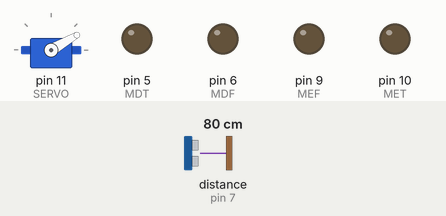
Simulated run of this sketch. Board: Arduino Uno, built with avr-gcc and run on an emulated ATmega328P. Shown: servo, output pins drawn as LEDs (lit = HIGH). Wiring (inferred from the names in the program): ultrasonic range finder: trigger pin 8; echo pin 7. The inputs (shaded band) are chosen by the test bench; at power-on: distance to the obstacle (sensor on pin 7) 80 cm. The echo pulse lasts 58.3 µs per cm; pins used as bus, display or sensor lines are not drawn.

Above: at 3.2 s.
3.3 s: distance to the obstacle (sensor on pin 7) set to 34 cm
9.6 s: distance to the obstacle (sensor on pin 7) set to 28 cm
At 13.6 s:
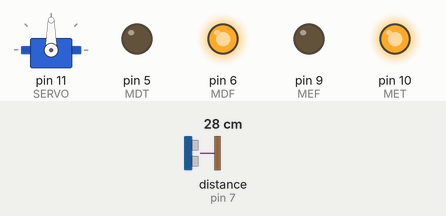
15.2 s: distance to the obstacle (sensor on pin 7) set to 35 cm
At 19.4 s:
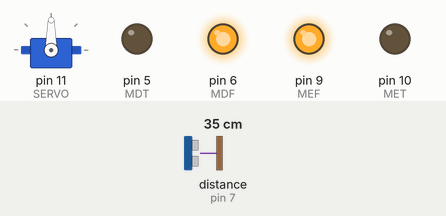
21.2 s: distance to the obstacle (sensor on pin 7) set to 2 cm
At 27.8 s:
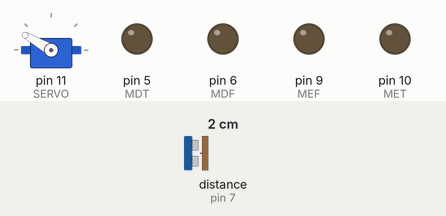
Timing chart, 0 to 28.0 s (numbered marks = the images above; inputs shaded):
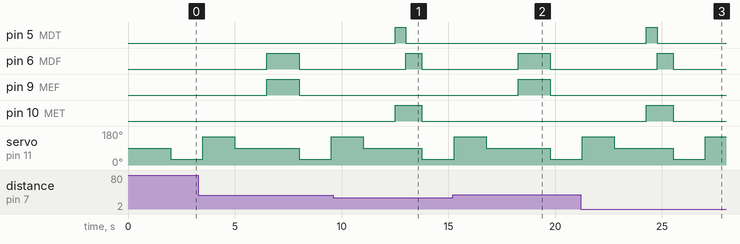

The sketch:

desvia_obstaculo.ino
```cpp
#include <Servo.h>
Servo servo;

int SERVO = 11;  // servomotor ligado em uma porta digital PWM
int MET = 10;    // motor da esquerda para trás
int MEF = 9;     // motor da esquerda para frente
int MDF = 6;     // motor da direita para frente
int MDT = 5;     // motor da direita para trás
int POT = 255;   // potência do motor de 0 a 255
int TRIG = 8;    // essa porta envia um sinal para o sensor ultrassônico
int ECO = 7;     // essa porta recebe um sinal do sensor ultrassônico
int tempo;       // duração do sinal enviado do sensor ultrassônico
int F, E, D;     // distâncias medidas da frente (90°), da direita (30°) e esquerda (150°)

void setup() {
  pinMode(MEF, OUTPUT);
  pinMode(MET, OUTPUT);
  pinMode(MDF, OUTPUT);
  pinMode(MDT, OUTPUT);
  pinMode(ECO, INPUT);
  pinMode(TRIG, OUTPUT);
  digitalWrite(TRIG, LOW);
  servo.attach(SERVO);  // associa o objeto ao pino digital 11
  servo.write(90);      // inicia olhando para frente (ângulo de 90°)
  delay(2000);
}

void loop() {
  analogWrite(MDF, 0);  // inicia com os motores parados
  analogWrite(MEF, 0);
  analogWrite(MDT, 0);
  analogWrite(MET, 0);

  servo.write(30);  // gira para direita (ângulo de 30°)
  delay(1500);
  digitalWrite(TRIG, HIGH);
  delayMicroseconds(10);
  digitalWrite(TRIG, LOW);
  tempo = pulseIn(ECO, HIGH);
  D = tempo / 58;  // calcula a distância a partir do tempo de ida e volta do ultrassom com v = 345 m/s

  servo.write(150);  // gira para esquerda (ângulo de 150°)
  delay(1500);
  digitalWrite(TRIG, HIGH);
  delayMicroseconds(10);
  digitalWrite(TRIG, LOW);
  tempo = pulseIn(ECO, HIGH);
  E = tempo / 58;

  servo.write(90);  // gira para frente (ângulo de 90°)
  delay(1500);
  digitalWrite(TRIG, HIGH);
  delayMicroseconds(10);
  digitalWrite(TRIG, LOW);
  tempo = pulseIn(ECO, HIGH);
  F = tempo / 58;

  if (F > 30) {
    if ((D > 20) && (E > 20)) {  // o carrinho vai para frente desde que a distância ao obstáculo for maior que 30 cm
      analogWrite(MDF, POT);
      analogWrite(MEF, POT);
      analogWrite(MDT, 0);
      analogWrite(MET, 0);
      delay(1500);
    }

    else {
      if (D > E) {  // o carrinho gira para a direita
        analogWrite(MDF, 0);
        analogWrite(MEF, POT);
        analogWrite(MDT, POT);
        analogWrite(MET, 0);
        delay(500);
      }

      else {  // o carrinho gira para a esquerda
        analogWrite(MDF, POT);
        analogWrite(MEF, 0);
        analogWrite(MDT, 0);
        analogWrite(MET, POT);
        delay(500);
      }
    }
  }

  else {  // se a distância for menor do que 30 cm, então ele dá ré e gira
    analogWrite(MDF, 0);
    analogWrite(MEF, 0);
    analogWrite(MDT, POT);
    analogWrite(MET, POT);
    delay(500);
    analogWrite(MDF, POT);
    analogWrite(MEF, 0);
    analogWrite(MDT, 0);
    analogWrite(MET, POT);
    delay(750);
  }
}
```

Measured:
- the behaviour switches between 32 and 31 cm on distance to the obstacle (sensor on pin 7) (found by bisection; images 0 and 1)
- after the input at 9.6 s, pin 5 (MDT): LOW → HIGH after 2.9 s, → LOW 0.50 s later; pin 9 (MEF): stays LOW (without the input it goes to HIGH after 2.9 s); pin 10 (MET): LOW → HIGH after 2.9 s, → LOW 1.3 s later
- after the input at 15.2 s, pin 5 (MDT), pin 10 (MET): stays LOW (without the input it goes to HIGH after 3.1 s); pin 9 (MEF): LOW → HIGH after 3.1 s, → LOW 1.5 s later
- after the input at 21.2 s, pin 5 (MDT): LOW → HIGH after 3.1 s, → LOW 0.50 s later; pin 9 (MEF): stays LOW (without the input it goes to HIGH after 3.1 s); pin 10 (MET): LOW → HIGH after 3.1 s, → LOW 1.3 s later
